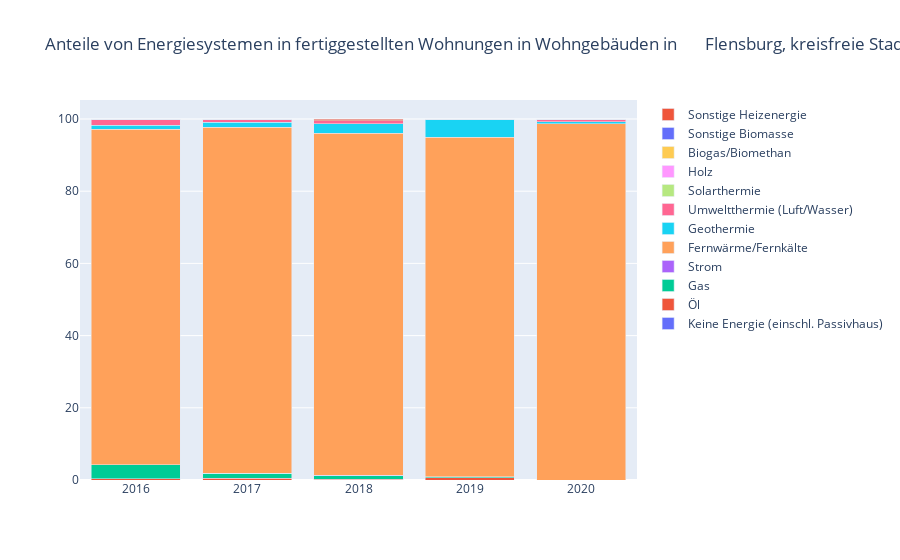
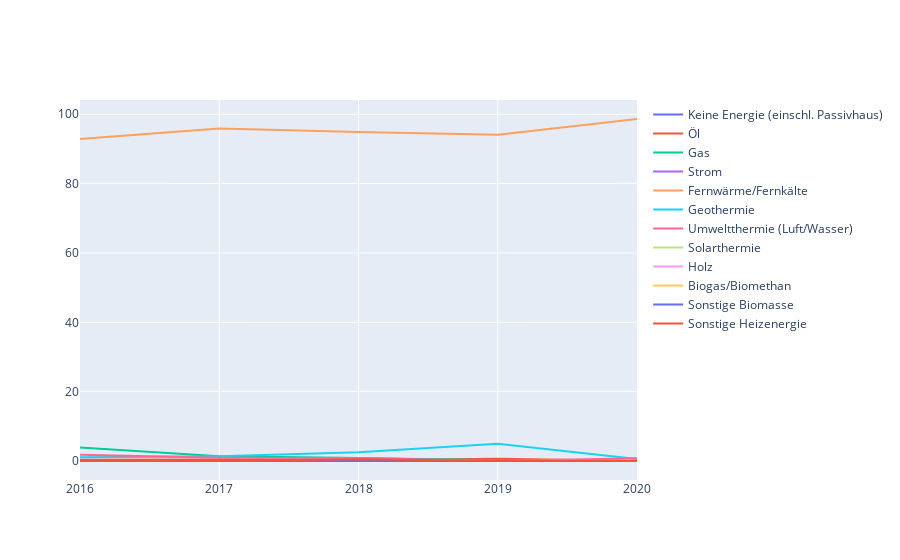

The notebook cell these images were saved under, in order:
### Code cell
####

# here, you can plot the data for each landkreis.
# parameters:
# viz : df dataframe slice of your data, for example a specific landkreis
# asProportion : bool, optional
#       if true, the visualisation will use proportion. otherwise, the total number is used. default is true
# useWohnungen : bool, optional
#       if true, flats will be counted. otherwise, buildings will be counted (which maybe have multiple flats in them). default is true

####
df_kreise = pd.read_csv("data/newbuildings_kreise_output.csv")

plot_heating(df_kreise[df_kreise["Ort_Auspraegung_Code"] == 1001],True,True)

### Figure 1 — Plotly figure (JSON) as saved in the notebook; plotly's stock layout.template omitted (floating-point values rounded to 4 significant figures)
{"data": [{"name": "Keine Energie (einschl. Passivhaus)", "type": "bar", "x": [2016, 2017, 2018, 2019, 2020], "y": [0, 0, 0, 0, 0]}, {"name": "Öl", "type": "bar", "x": [2016, 2017, 2018, 2019, 2020], "y": [0.3559, 0.4545, 0.2509, 0.6803, 0]}, {"name": "Gas", "type": "bar", "x": [2016, 2017, 2018, 2019, 2020], "y": [3.915, 1.364, 0.8783, 0.2268, 0]}, {"name": "Strom", "type": "bar", "x": [2016, 2017, 2018, 2019, 2020], "y": [0, 0, 0.1255, 0, 0]}, {"name": "Fernwärme/Fernkälte", "type": "bar", "x": [2016, 2017, 2018, 2019, 2020], "y": [92.88, 95.91, 94.86, 94.1, 98.64]}, {"name": "Geothermie", "type": "bar", "x": [2016, 2017, 2018, 2019, 2020], "y": [1.068, 1.364, 2.509, 4.989, 0.6061]}, {"name": "Umweltthermie (Luft/Wasser)", "type": "bar", "x": [2016, 2017, 2018, 2019, 2020], "y": [1.779, 0.9091, 0.8783, 0, 0.7576]}, {"name": "Solarthermie", "type": "bar", "x": [2016, 2017, 2018, 2019, 2020], "y": [0, 0, 0, 0, 0]}, {"name": "Holz", "type": "bar", "x": [2016, 2017, 2018, 2019, 2020], "y": [0, 0, 0, 0, 0]}, {"name": "Biogas/Biomethan", "type": "bar", "x": [2016, 2017, 2018, 2019, 2020], "y": [0, 0, 0, 0, 0]}, {"name": "Sonstige Biomasse", "type": "bar", "x": [2016, 2017, 2018, 2019, 2020], "y": [0, 0, 0, 0, 0]}, {"name": "Sonstige Heizenergie", "type": "bar", "x": [2016, 2017, 2018, 2019, 2020], "y": [0, 0, 0.5019, 0, 0]}], "layout": {"barmode": "stack", "title": {"text": "Anteile von Energiesystemen in fertiggestellten Wohnungen in Wohngebäuden in       Flensburg, kreisfreie Stadt"}}}

### Figure 2 — Plotly figure (JSON) as saved in the notebook; plotly's stock layout.template omitted (floating-point values rounded to 4 significant figures)
{"data": [{"line": {"color": "#636EFA"}, "mode": "lines", "name": "Keine Energie (einschl. Passivhaus)", "type": "scatter", "x": [2016, 2017, 2018, 2019, 2020], "y": [0, 0, 0, 0, 0]}, {"line": {"color": "#EF553B"}, "mode": "lines", "name": "Öl", "type": "scatter", "x": [2016, 2017, 2018, 2019, 2020], "y": [0.3559, 0.4545, 0.2509, 0.6803, 0]}, {"line": {"color": "#00CC96"}, "mode": "lines", "name": "Gas", "type": "scatter", "x": [2016, 2017, 2018, 2019, 2020], "y": [3.915, 1.364, 0.8783, 0.2268, 0]}, {"line": {"color": "#AB63FA"}, "mode": "lines", "name": "Strom", "type": "scatter", "x": [2016, 2017, 2018, 2019, 2020], "y": [0, 0, 0.1255, 0, 0]}, {"line": {"color": "#FFA15A"}, "mode": "lines", "name": "Fernwärme/Fernkälte", "type": "scatter", "x": [2016, 2017, 2018, 2019, 2020], "y": [92.88, 95.91, 94.86, 94.1, 98.64]}, {"line": {"color": "#19D3F3"}, "mode": "lines", "name": "Geothermie", "type": "scatter", "x": [2016, 2017, 2018, 2019, 2020], "y": [1.068, 1.364, 2.509, 4.989, 0.6061]}, {"line": {"color": "#FF6692"}, "mode": "lines", "name": "Umweltthermie (Luft/Wasser)", "type": "scatter", "x": [2016, 2017, 2018, 2019, 2020], "y": [1.779, 0.9091, 0.8783, 0, 0.7576]}, {"line": {"color": "#B6E880"}, "mode": "lines", "name": "Solarthermie", "type": "scatter", "x": [2016, 2017, 2018, 2019, 2020], "y": [0, 0, 0, 0, 0]}, {"line": {"color": "#FF97FF"}, "mode": "lines", "name": "Holz", "type": "scatter", "x": [2016, 2017, 2018, 2019, 2020], "y": [0, 0, 0, 0, 0]}, {"line": {"color": "#FECB52"}, "mode": "lines", "name": "Biogas/Biomethan", "type": "scatter", "x": [2016, 2017, 2018, 2019, 2020], "y": [0, 0, 0, 0, 0]}, {"line": {"color": "#636EFA"}, "mode": "lines", "name": "Sonstige Biomasse", "type": "scatter", "x": [2016, 2017, 2018, 2019, 2020], "y": [0, 0, 0, 0, 0]}, {"line": {"color": "#EF553B"}, "mode": "lines", "name": "Sonstige Heizenergie", "type": "scatter", "x": [2016, 2017, 2018, 2019, 2020], "y": [0, 0, 0.5019, 0, 0]}], "layout": {}}
